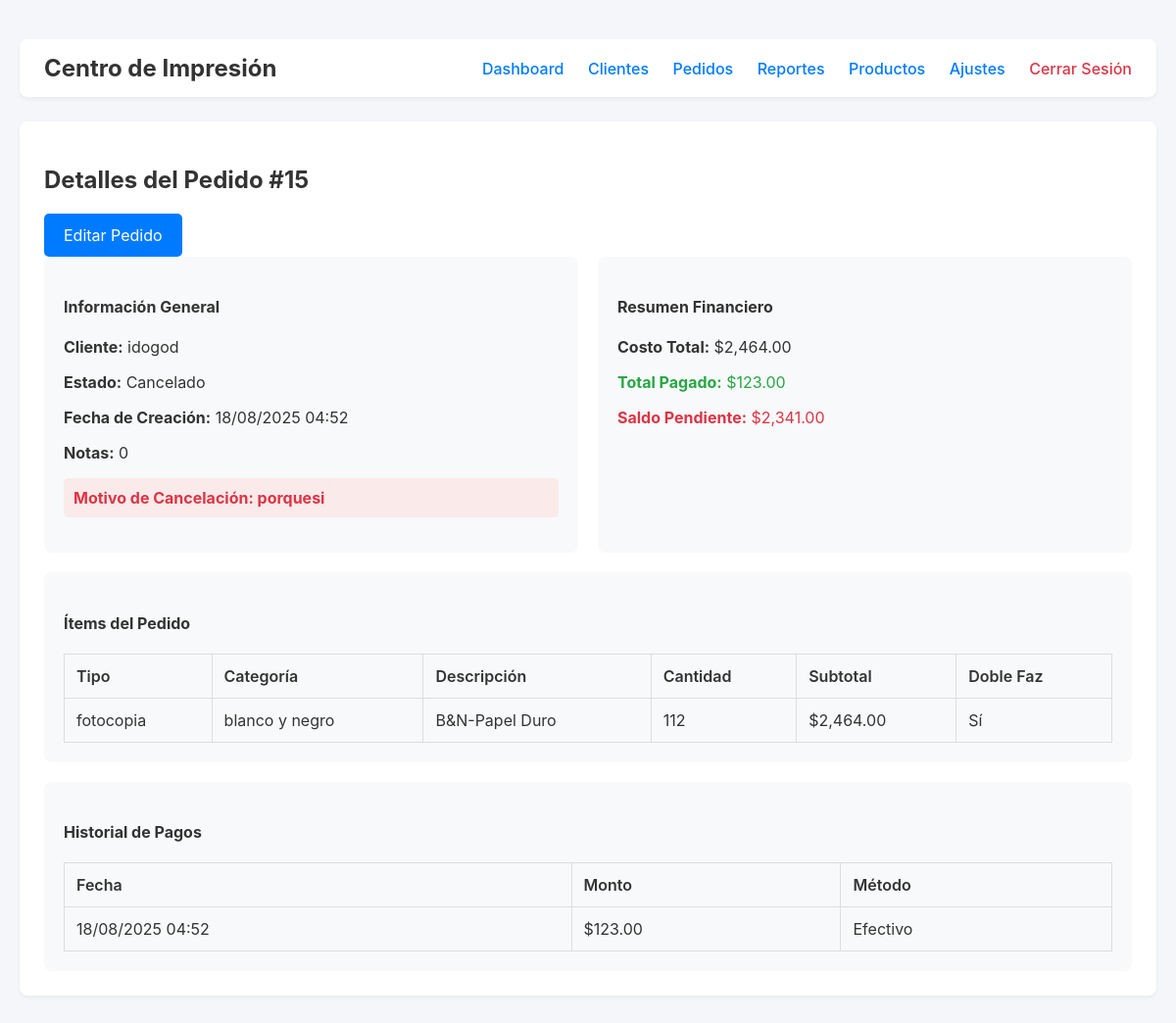
Page /orders/show/15 (signed in) on the committed database.
### tables this page shows
CREATE TABLE `pedidos` (
  `id` int(11) NOT NULL,
  `cliente_id` int(11) DEFAULT NULL,
  `usuario_id` int(11) DEFAULT NULL,
  `estado` varchar(50) NOT NULL,
  `notas_internas` text DEFAULT NULL,
  `motivo_cancelacion` text DEFAULT NULL,
  `costo_total` decimal(10,2) NOT NULL,
  `fecha_creacion` timestamp NOT NULL DEFAULT current_timestamp(),
  `ultima_actualizacion` timestamp NOT NULL DEFAULT current_timestamp() ON UPDATE current_timestamp()
);

CREATE TABLE `clientes` (
  `id` int(11) NOT NULL,
  `nombre` varchar(150) NOT NULL,
  `telefono` varchar(50) DEFAULT NULL,
  `email` varchar(100) DEFAULT NULL,
  `notas` text DEFAULT NULL,
  `fecha_creacion` timestamp NOT NULL DEFAULT current_timestamp()
);

CREATE TABLE `items_pedido` (
  `id` int(11) NOT NULL,
  `pedido_id` int(11) NOT NULL,
  `tipo` varchar(50) NOT NULL,
  `categoria` varchar(100) DEFAULT NULL,
  `descripcion` varchar(255) DEFAULT NULL,
  `cantidad` int(11) NOT NULL,
  `subtotal` decimal(10,2) NOT NULL,
  `doble_faz` tinyint(1) NOT NULL DEFAULT 0
);

CREATE TABLE `pagos` (
  `id` int(11) NOT NULL,
  `pedido_id` int(11) NOT NULL,
  `monto` decimal(10,2) NOT NULL,
  `metodo_pago` varchar(50) DEFAULT NULL,
  `fecha_pago` timestamp NOT NULL DEFAULT current_timestamp()
);

### controllers/OrderController.php (called while the page is built, shortened)
<?php
require_once '../models/Order.php';
class OrderController
{
    private $orderModel;
    public function __construct($db_connection)
    {
        $this->orderModel = new Order($db_connection);
    }
    public function show($id)
    {
        $order = $this->orderModel->findByIdWithDetails($id);
        require_once '../views/layouts/header.php';
        require_once '../views/pages/orders/show.php';
        require_once '../views/layouts/footer.php';
    }
}

### models/Order.php (called while the page is built, shortened)
<?php
class Order
{
    private $connection;
    private $table_name = "pedidos";
    public function __construct($db_connection)
    {
        $this->connection = $db_connection;
    }
    public function findByIdWithDetails($id)
    {
        $query_pedido = "SELECT p.*, c.nombre as nombre_cliente FROM " . $this->table_name . " p LEFT JOIN clientes c ON p.cliente_id = c.id WHERE p.id = ?";
        $stmt_pedido = $this->connection->prepare($query_pedido);
        $stmt_pedido->bind_param("i", $id);
        $stmt_pedido->execute();
        $pedido = $stmt_pedido->get_result()->fetch_assoc();
        $query_items = "SELECT * FROM items_pedido WHERE pedido_id = ?";
        $stmt_items = $this->connection->prepare($query_items);
        $stmt_items->bind_param("i", $id);
        $stmt_items->execute();
        $pedido['items'] = $stmt_items->get_result()->fetch_all(MYSQLI_ASSOC);
        $query_pagos = "SELECT * FROM pagos WHERE pedido_id = ? ORDER BY fecha_pago ASC";
        $stmt_pagos = $this->connection->prepare($query_pagos);
        $stmt_pagos->bind_param("i", $id);
        $stmt_pagos->execute();
        $pedido['pagos'] = $stmt_pagos->get_result()->fetch_all(MYSQLI_ASSOC);
        return $pedido;
    }
}

### views/pages/orders/show.php (the view, shortened to what this page needs)
<?php
$totalPagado = 0;
if (!empty($order['pagos'])) {
    foreach ($order['pagos'] as $pago) {
        $totalPagado += $pago['monto'];
    }
}
$saldoPendiente = $order['costo_total'] - $totalPagado;
?>
<h2>Detalles del Pedido #<?php echo $order['id']; ?></h2>
<a href="/sistemagestion/orders/edit/<?php echo $order['id']; ?>" class="button">Editar Pedido</a>
<div class="order-details-grid">
    <div class="details-section">
        <h4>Información General</h4>
        <p><strong>Cliente:</strong> <?php echo htmlspecialchars($order['nombre_cliente'] ?? 'N/A'); ?></p>
        <p><strong>Estado:</strong> <span class="status-badge"><?php echo htmlspecialchars($order['estado']); ?></span></p>
        <p><strong>Fecha de Creación:</strong> <?php echo date('d/m/Y H:i', strtotime($order['fecha_creacion'])); ?></p>
        <p><strong>Notas:</strong> <?php echo nl2br(htmlspecialchars($order['notas_internas'] ?? 'Sin notas.')); ?></p>
        <?php if ($order['estado'] === 'Cancelado' && !empty($order['motivo_cancelacion'])): ?>
            <p class="cancel-reason"><strong>Motivo de Cancelación:</strong> <?php echo htmlspecialchars($order['motivo_cancelacion']); ?></p>
        <?php endif; ?>
    </div>
    <div class="details-section financial-summary">
        <h4>Resumen Financiero</h4>
        <p><strong>Costo Total:</strong> $<?php echo number_format($order['costo_total'], 2); ?></p>
        <p class="paid"><strong>Total Pagado:</strong> $<?php echo number_format($totalPagado, 2); ?></p>
        <p class="pending"><strong>Saldo Pendiente:</strong> $<?php echo number_format($saldoPendiente, 2); ?></p>
    </div>
    <div class="details-section full-width">
        <h4>Ítems del Pedido</h4>
        <table class="table">
            <thead>
                <tr>
                    <th>Tipo</th>
                    <th>Categoría</th>
                    <th>Descripción</th>
                    <th>Cantidad</th>
                    <th>Subtotal</th>
                    <th>Doble Faz</th>
                </tr>
            </thead>
            <tbody>
                <?php foreach ($order['items'] as $item): ?>
                    <tr>
                        <td><?php echo htmlspecialchars($item['tipo']); ?></td>
                        <td><?php echo htmlspecialchars($item['categoria']); ?></td>
                        <td><?php echo htmlspecialchars($item['descripcion']); ?></td>
                        <td><?php echo $item['cantidad']; ?></td>
                        <td>$<?php echo number_format($item['subtotal'], 2); ?></td>
                        <td><?php echo $item['doble_faz'] ? 'Sí' : 'No'; ?></td>
                    </tr>
                <?php endforeach; ?>
            </tbody>
        </table>
    </div>
    <div class="details-section full-width">
        <h4>Historial de Pagos</h4>
        <?php if (empty($order['pagos'])): ?>
            <p>No se han registrado pagos para este pedido.</p>
        <?php else: ?>
            <table class="table">
                <thead>
                    <tr>
                        <th>Fecha</th>
                        <th>Monto</th>
                        <th>Método</th>
                    </tr>
                </thead>
                <tbody>
                    <?php foreach ($order['pagos'] as $pago): ?>
                        <tr>
                            <td><?php echo date('d/m/Y H:i', strtotime($pago['fecha_pago'])); ?></td>
                            <td>$<?php echo number_format($pago['monto'], 2); ?></td>
                            <td><?php echo htmlspecialchars($pago['metodo_pago']); ?></td>
                        </tr>
                    <?php endforeach; ?>
                </tbody>
            </table>
        <?php endif; ?>
    </div>
</div>

### views/layouts/header.php (style rules this page uses)
body { font-family: -apple-system, BlinkMacSystemFont, "Segoe UI", Roboto, "Helvetica Neue", Arial, sans-serif; background-color: #f4f6f9; margin: 0; color: #333; }
.button, button[type="submit"] { display: inline-block; padding: 12px 20px; background-color: #007bff; color: white; border: none; border-radius: 5px; cursor: pointer; font-size: 16px; text-decoration: none; text-align: center; transition: background-color 0.2s; }
.table { width: 100%; border-collapse: collapse; margin-top: 20px; }
.table th, .table td { border: 1px solid #ddd; padding: 12px; text-align: left; }
.table th { background-color: #f8f9fa; font-weight: 600; }

### views/pages/orders/show.php (style rules this page uses)
.order-details-grid { display: grid; grid-template-columns: 1fr 1fr; gap: 20px; }
.details-section { background-color: #f8f9fa; padding: 20px; border-radius: 8px; }
.details-section.full-width { grid-column: 1 / -1; }
.financial-summary .paid { color: #28a745; }
.financial-summary .pending { color: #dc3545; }
.cancel-reason { color: #dc3545; font-weight: bold; background-color: #fbeaea; padding: 10px; border-radius: 5px; }

### rows in the picture
pedidos: id "15", cliente.nombre "idogod", estado "Cancelado", fecha_creacion "18/08/2025 04:52", notas_internas "0", motivo_cancelacion "porquesi", costo_total "2,464.00", costo_total "2,341.00"
items_pedido: tipo "fotocopia", categoria "blanco y negro", descripcion "B&N-Papel Duro", cantidad "112", subtotal "2,464.00", doble_faz "Sí"
pagos: fecha_pago "18/08/2025 04:52", monto "123.00", metodo_pago "Efectivo"

### other values in the picture
$totalPagado "123.00"
